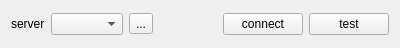
<?xml version="1.0" encoding="UTF-8"?>
<ui version="4.0">
 <class>MODBUS_server</class>
 <widget class="QWidget" name="MODBUS_server">
  <property name="geometry">
   <rect>
    <x>0</x>
    <y>0</y>
    <width>400</width>
    <height>48</height>
   </rect>
  </property>
  <property name="windowTitle">
   <string>Form</string>
  </property>
  <layout class="QVBoxLayout" name="verticalLayout">
   <item>
    <layout class="QHBoxLayout" name="horizontalLayout">
     <item>
      <widget class="QLabel" name="label">
       <property name="text">
        <string>server</string>
       </property>
      </widget>
     </item>
     <item>
      <widget class="QComboBox" name="cb_port"/>
     </item>
     <item>
      <widget class="QToolButton" name="btn_refresh">
       <property name="text">
        <string>...</string>
       </property>
      </widget>
     </item>
     <item>
      <spacer name="horizontalSpacer">
       <property name="orientation">
        <enum>Qt::Horizontal</enum>
       </property>
       <property name="sizeHint" stdset="0">
        <size>
         <width>40</width>
         <height>20</height>
        </size>
       </property>
      </spacer>
     </item>
     <item>
      <widget class="QPushButton" name="btn_connect">
       <property name="text">
        <string>connect</string>
       </property>
      </widget>
     </item>
     <item>
      <widget class="QPushButton" name="btn_test">
       <property name="text">
        <string>test</string>
       </property>
      </widget>
     </item>
    </layout>
   </item>
  </layout>
 </widget>
 <resources/>
 <connections/>
</ui>
